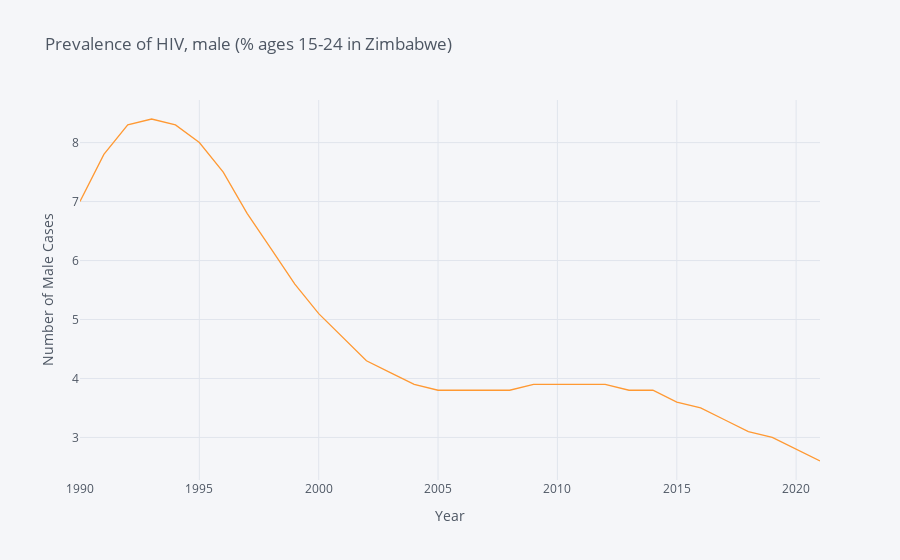

Notebook code for this chart:
### Code cell
data_menzim.iplot(title="Prevalence of HIV, male (% ages 15-24 in Zimbabwe)",xTitle='Year',yTitle='Number of Male Cases')

### Figure 1 — Plotly figure (JSON) as saved in the notebook; plotly's stock layout.template omitted (floating-point values rounded to 4 significant figures)
{"data": [{"line": {"color": "rgba(255, 153, 51, 1.0)", "dash": "solid", "shape": "linear", "width": 1.3}, "mode": "lines", "name": "Prevalence of HIV, male (% ages 15-24)", "text": "", "type": "scatter", "x": [1990, 1991, 1992, 1993, 1994, 1995, 1996, 1997, 1998, 1999, 2000, 2001, 2002, 2003, 2004, 2005, 2006, 2007, 2008, 2009, 2010, 2011, 2012, 2013, 2014, 2015, 2016, 2017, 2018, 2019, 2020, 2021], "y": [7, 7.8, 8.3, 8.4, 8.3, 8, 7.5, 6.8, 6.2, 5.6, 5.1, 4.7, 4.3, 4.1, 3.9, 3.8, 3.8, 3.8, 3.8, 3.9, 3.9, 3.9, 3.9, 3.8, 3.8, 3.6, 3.5, 3.3, 3.1, 3, 2.8, 2.6]}], "layout": {"autosize": true, "legend": {"bgcolor": "#F5F6F9", "font": {"color": "#4D5663"}}, "paper_bgcolor": "#F5F6F9", "plot_bgcolor": "#F5F6F9", "title": {"font": {"color": "#4D5663"}, "text": "Prevalence of HIV, male (% ages 15-24 in Zimbabwe)"}, "xaxis": {"autorange": true, "gridcolor": "#E1E5ED", "range": [1990, 2021], "showgrid": true, "tickfont": {"color": "#4D5663"}, "title": {"font": {"color": "#4D5663"}, "text": "Year"}, "type": "linear", "zerolinecolor": "#E1E5ED"}, "yaxis": {"autorange": true, "gridcolor": "#E1E5ED", "range": [2.278, 8.722], "showgrid": true, "tickfont": {"color": "#4D5663"}, "title": {"font": {"color": "#4D5663"}, "text": "Number of Male Cases"}, "type": "linear", "zerolinecolor": "#E1E5ED"}}}
